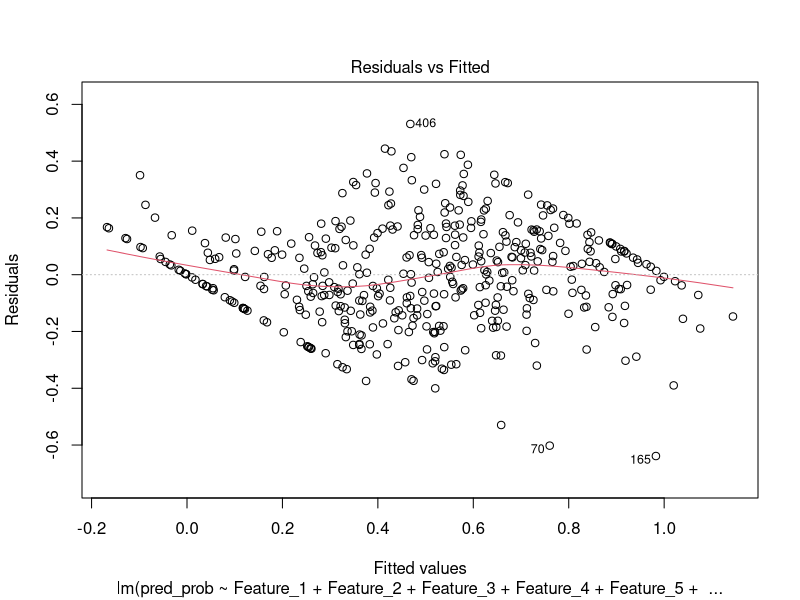
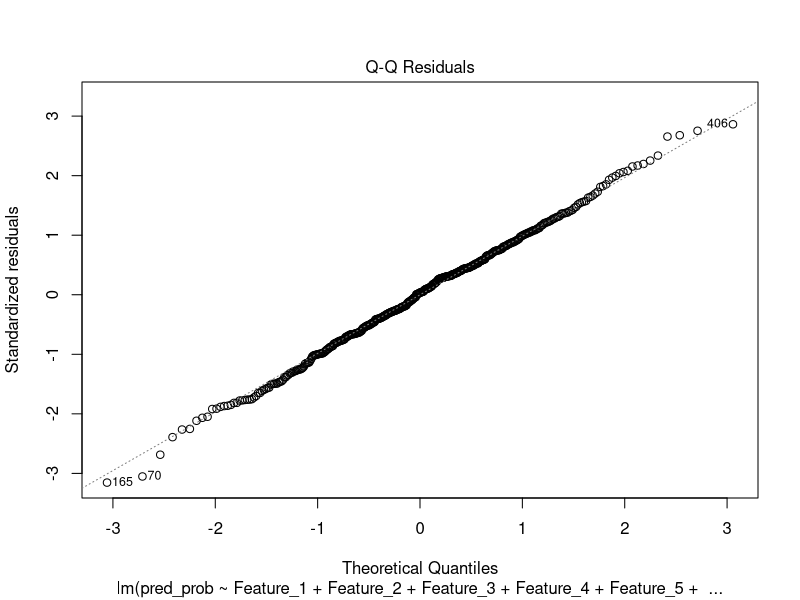
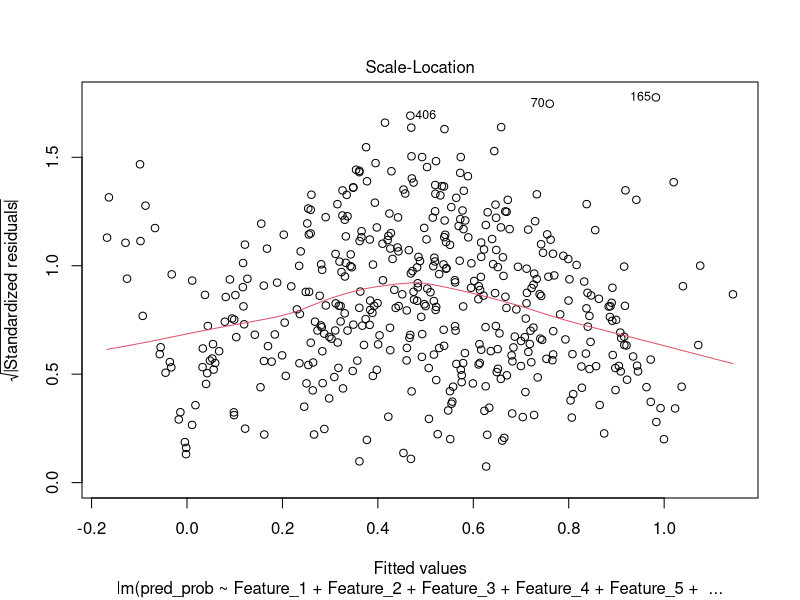
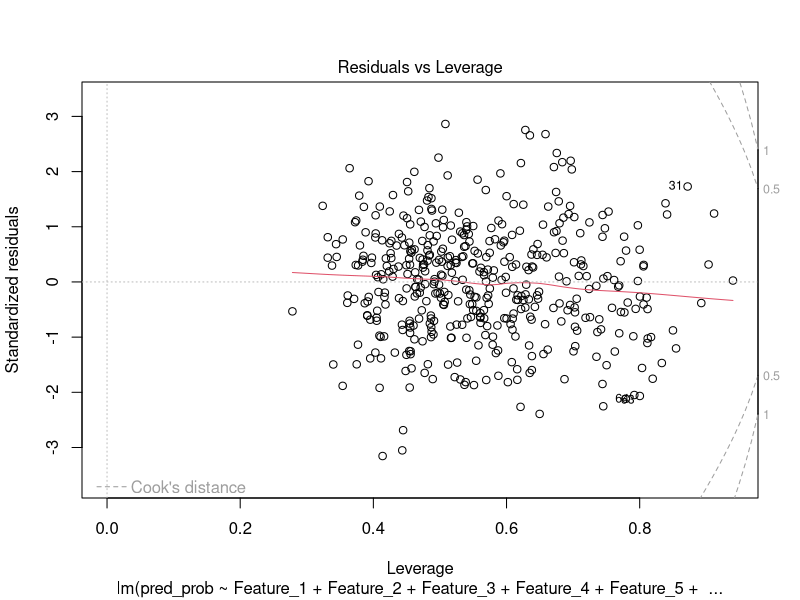
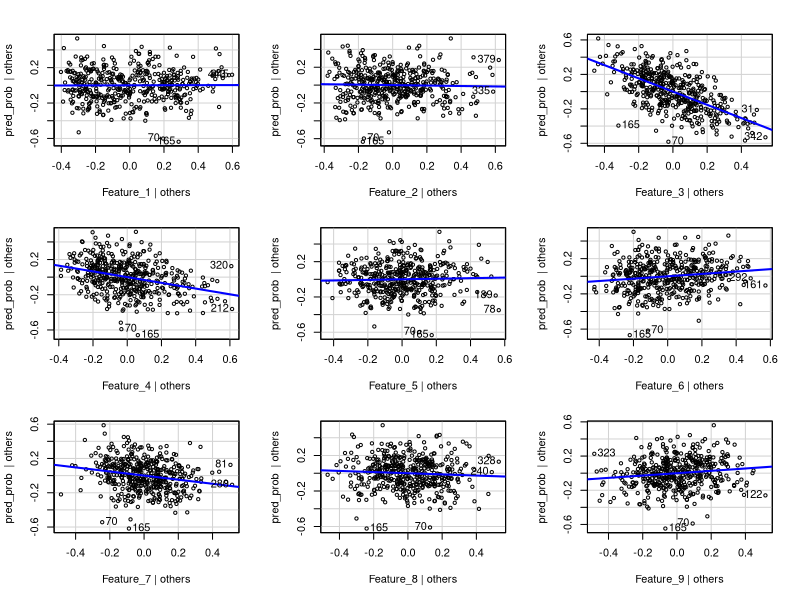
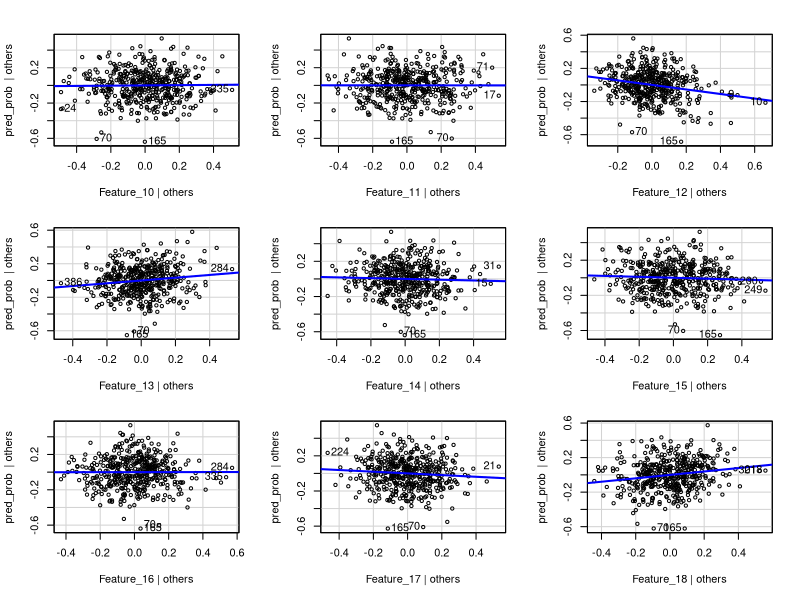
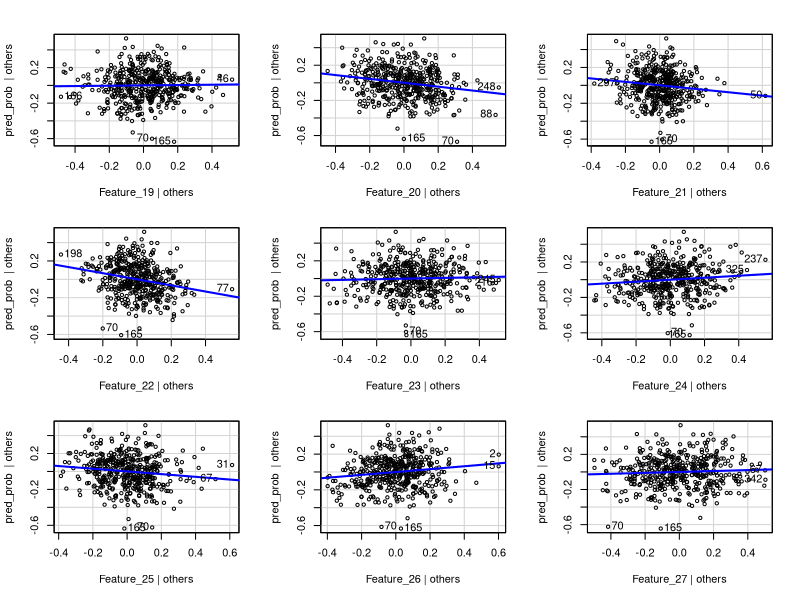
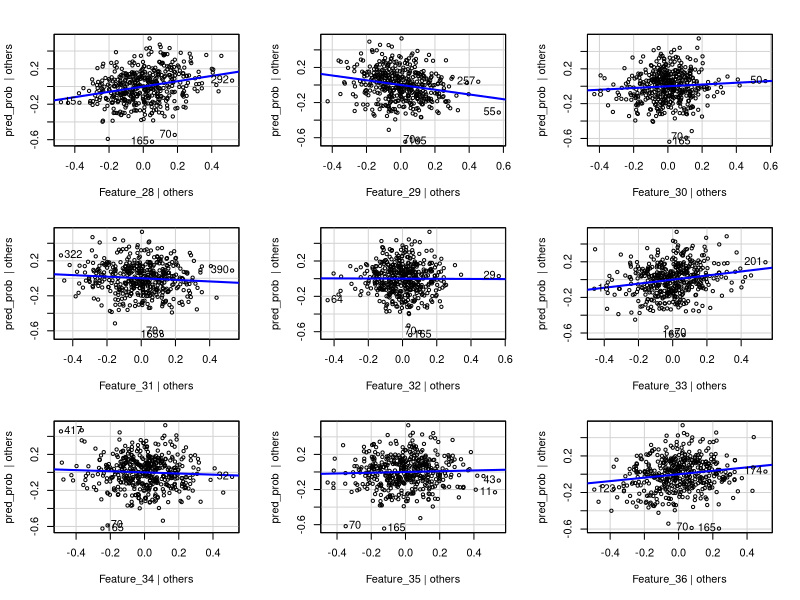

Write R code to recreate these figures, in order. (Note: this script raises an error after producing the figures.)
## ---- chunk 1
knitr::opts_chunk$set(echo = TRUE)
## ---- chunk 2
# Load the required libraries
library(tidyverse)
library(caret)
library(MASS)
library(car)


## ---- chunk 3
# Load the dataset
data <- read.csv("pca_data_250.csv")  # Update with the actual CSV file name

# Display the structure of the loaded data
str(data)

## ---- chunk 4
# Load the dplyr package for data manipulation
library(dplyr)

# Normalize each feature to the range [0, 1]
normalized_data <- data %>%
  mutate(across(starts_with("Feature"), ~ (.-min(.)) / (max(.) - min(.))))

# Display the first few rows of the normalized data
head(normalized_data)


## ---- chunk 5
col_name <- NULL;
for (i in 1:250) {
  
  col_name <-  paste0(col_name,"Feature_", i,"+")
  #data[, col_name] <- boxcox(data[, paste0("Feature_", i)], lambda = NULL)$x
}
cat(col_name)
## ---- chunk 6
model_2  = lm(pred_prob ~ Feature_1+Feature_2+Feature_3+Feature_4+Feature_5+Feature_6+Feature_7+Feature_8+Feature_9+Feature_10+Feature_11+Feature_12+Feature_13+Feature_14+Feature_15+Feature_16+Feature_17+Feature_18+Feature_19+Feature_20+Feature_21+Feature_22+Feature_23+Feature_24+Feature_25+Feature_26+Feature_27+Feature_28+Feature_29+Feature_30+Feature_31+Feature_32+Feature_33+Feature_34+Feature_35+Feature_36+Feature_37+Feature_38+Feature_39+Feature_40+Feature_41+Feature_42+Feature_43+Feature_44+Feature_45+Feature_46+Feature_47+Feature_48+Feature_49+Feature_50+Feature_51+Feature_52+Feature_53+Feature_54+Feature_55+Feature_56+Feature_57+Feature_58+Feature_59+Feature_60+Feature_61+Feature_62+Feature_63+Feature_64+Feature_65+Feature_66+Feature_67+Feature_68+Feature_69+Feature_70+Feature_71+Feature_72+Feature_73+Feature_74+Feature_75+Feature_76+Feature_77+Feature_78+Feature_79+Feature_80+Feature_81+Feature_82+Feature_83+Feature_84+Feature_85+Feature_86+Feature_87+Feature_88+Feature_89+Feature_90+Feature_91+Feature_92+Feature_93+Feature_94+Feature_95+Feature_96+Feature_97+Feature_98+Feature_99+Feature_100+Feature_101+Feature_102+Feature_103+Feature_104+Feature_105+Feature_106+Feature_107+Feature_108+Feature_109+Feature_110+Feature_111+Feature_112+Feature_113+Feature_114+Feature_115+Feature_116+Feature_117+Feature_118+Feature_119+Feature_120+Feature_121+Feature_122+Feature_123+Feature_124+Feature_125+Feature_126+Feature_127+Feature_128+Feature_129+Feature_130+Feature_131+Feature_132+Feature_133+Feature_134+Feature_135+Feature_136+Feature_137+Feature_138+Feature_139+Feature_140+Feature_141+Feature_142+Feature_143+Feature_144+Feature_145+Feature_146+Feature_147+Feature_148+Feature_149+Feature_150+Feature_151+Feature_152+Feature_153+Feature_154+Feature_155+Feature_156+Feature_157+Feature_158+Feature_159+Feature_160+Feature_161+Feature_162+Feature_163+Feature_164+Feature_165+Feature_166+Feature_167+Feature_168+Feature_169+Feature_170+Feature_171+Feature_172+Feature_173+Feature_174+Feature_175+Feature_176+Feature_177+Feature_178+Feature_179+Feature_180+Feature_181+Feature_182+Feature_183+Feature_184+Feature_185+Feature_186+Feature_187+Feature_188+Feature_189+Feature_190+Feature_191+Feature_192+Feature_193+Feature_194+Feature_195+Feature_196+Feature_197+Feature_198+Feature_199+Feature_200+Feature_201+Feature_202+Feature_203+Feature_204+Feature_205+Feature_206+Feature_207+Feature_208+Feature_209+Feature_210+Feature_211+Feature_212+Feature_213+Feature_214+Feature_215+Feature_216+Feature_217+Feature_218+Feature_219+Feature_220+Feature_221+Feature_222+Feature_223+Feature_224+Feature_225+Feature_226+Feature_227+Feature_228+Feature_229+Feature_230+Feature_231+Feature_232+Feature_233+Feature_234+Feature_235+Feature_236+Feature_237+Feature_238+Feature_239+Feature_240+Feature_241+Feature_242+Feature_243+Feature_244+Feature_245+Feature_246+Feature_247+Feature_248+Feature_249+Feature_250, data = normalized_data)
summary(model_2)
## ---- chunk 7

plot(model_2)
## ---- chunk 8

residuals <- residuals(model_2)

# Create the AV plot
avPlots(model_2)

# Create the CR plot
crPlots(model_2)

## ---- chunk 9
# Apply Box-Cox transformation to the target variable (response) if needed
# For example, if you have a response variable named 'y', you can transform it like this:
# data$y_transformed <- boxcox(data$y, lambda = NULL)
# Uncomment and modify the above line based on your data

# Apply Box-Cox transformation to the features
# Assuming the transformed features are named 'Feature_1_transformed', ..., 'Feature_10_transformed'

boxcox(data[, paste0("Feature_1")], lambda = NULL)
for (i in 1:10) {
  boxcox(data[, paste0("Feature_", i)], lambda = NULL)
  #col_name <- paste0("Feature_", i, "_transformed")
  #data[, col_name] <- boxcox(data[, paste0("Feature_", i)], lambda = NULL)$x
}

# Define the list of transformed feature names
transformed_feature_names <- paste0("Feature_", 1:10, "_transformed")  # Adjust the range as needed

# Construct the formula for MLR
formula <- reformulate(transformed_feature_names, response = "y")

# Perform Multiple Linear Regression (MLR) using the transformed features
model <- lm(formula, data = data)

# Display the summary of the MLR model
summary(model)


